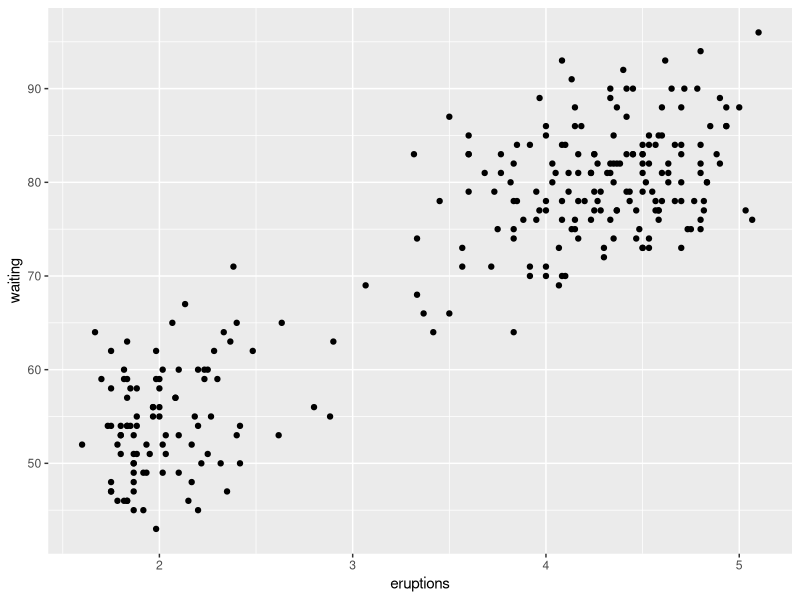
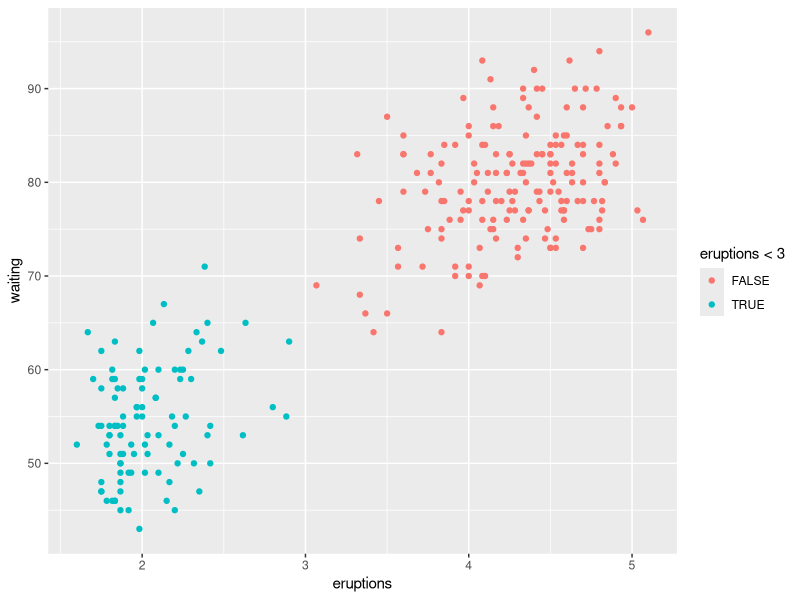
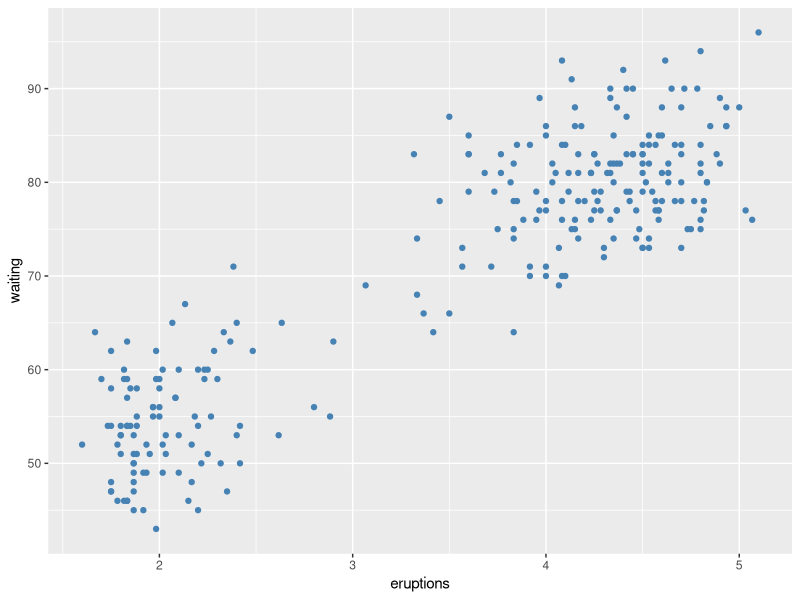
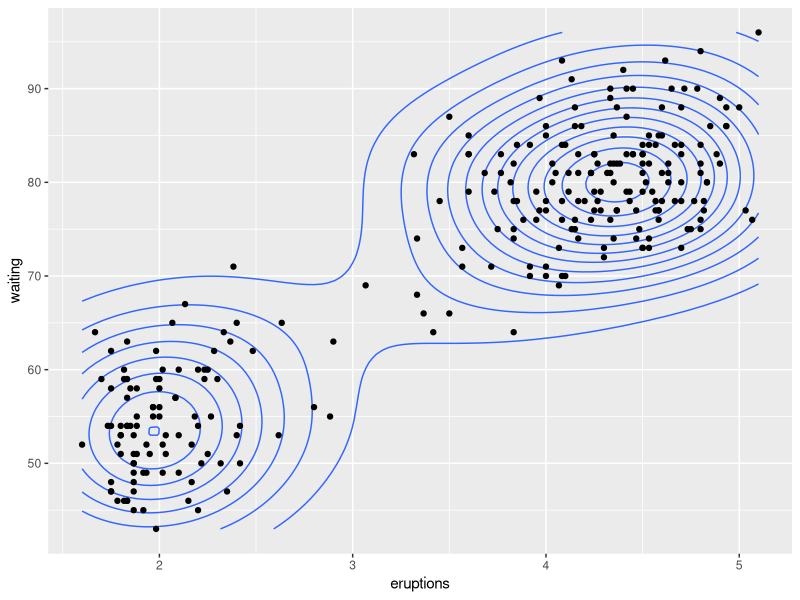
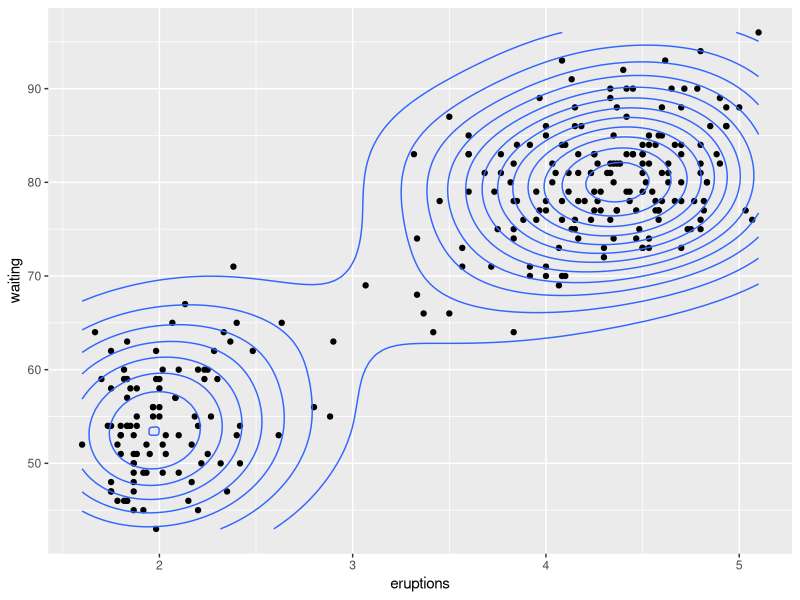
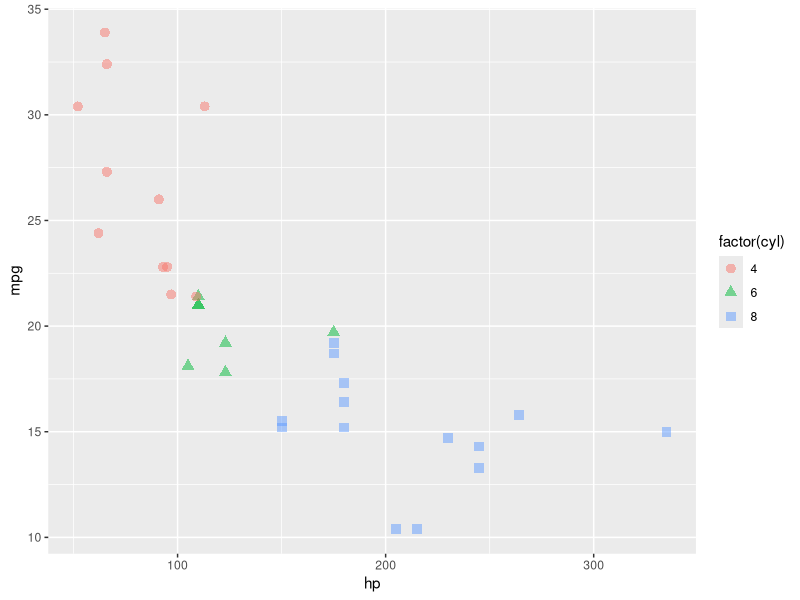

Recreate these plots in R, in order.
## ---- chunk 1
packages <- c(
  'ggplot2',
  'ggrepel',
  'patchwork',
  'ggraph',
  'dplyr',
  'gganimate',
  'gifski',
  'ggforce',
  'ggthemes',
  'maps',
  'sf',
  'tidyr',
  'concaveman',
  'remotes'
)

#install.packages(packages)

library(ggplot2)
## ---- chunk 2
data("faithful")
ggplot(data = faithful, mapping = aes(x = eruptions, y = waiting)) +
  geom_point()
## ---- chunk 3
data("faithful")
ggplot(data = faithful) +
  geom_point(mapping = aes(x = eruptions,
                           y = waiting,
                           colour = eruptions < 3)) # mapping color
## ---- chunk 4
ggplot(data = faithful) +
  geom_point(mapping = aes(x = eruptions,
                           y = waiting),
                           color = "steelblue") # Setting color, notice that color is outside the aes function.
# There is no legend because there is no mapping.
## ---- chunk 5
ggplot(data = faithful, mapping = aes(x = eruptions, y = waiting)) +
  geom_density2d() +
  geom_point()
## ---- chunk 6
ggplot(data = faithful, mapping = aes(x = eruptions, y = waiting)) +
  geom_point() +
  geom_density_2d()
# What is the difference between this plot and the previous one? 
## ---- chunk 7
data(mtcar)
ggplot(data = mtcars) +
  geom_point(mapping = aes(x = hp, 
                           y = mpg,
                           colour =factor(cyl),
                           shape = factor(cyl)),
             size = 3.0,
             alpha = 0.5 )
